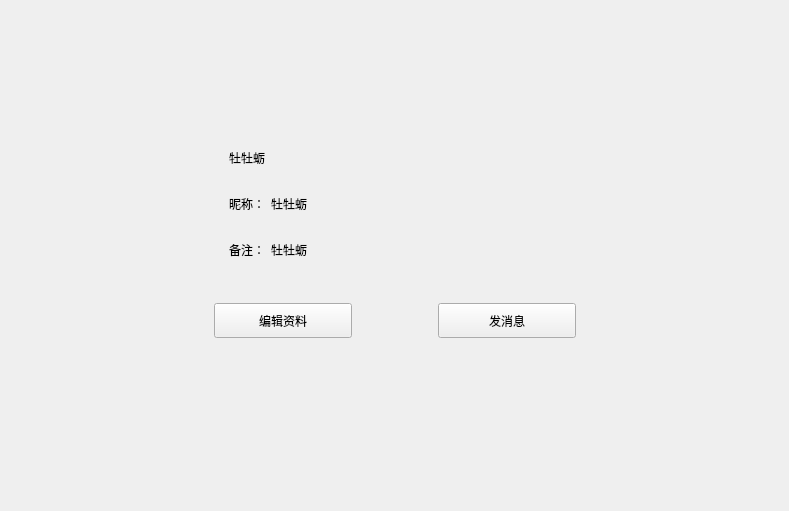
<?xml version="1.0" encoding="UTF-8"?>
<ui version="4.0">
 <class>FriendInfoPage</class>
 <widget class="QWidget" name="FriendInfoPage">
  <property name="geometry">
   <rect>
    <x>0</x>
    <y>0</y>
    <width>789</width>
    <height>511</height>
   </rect>
  </property>
  <property name="windowTitle">
   <string>Form</string>
  </property>
  <layout class="QVBoxLayout" name="verticalLayout">
   <property name="leftMargin">
    <number>120</number>
   </property>
   <property name="topMargin">
    <number>120</number>
   </property>
   <property name="rightMargin">
    <number>120</number>
   </property>
   <property name="bottomMargin">
    <number>120</number>
   </property>
   <item>
    <widget class="QWidget" name="widget" native="true">
     <layout class="QHBoxLayout" name="horizontalLayout">
      <item>
       <widget class="QLabel" name="icon_lb">
        <property name="minimumSize">
         <size>
          <width>85</width>
          <height>85</height>
         </size>
        </property>
        <property name="maximumSize">
         <size>
          <width>85</width>
          <height>85</height>
         </size>
        </property>
        <property name="text">
         <string/>
        </property>
       </widget>
      </item>
      <item>
       <widget class="QWidget" name="widget_3" native="true">
        <layout class="QVBoxLayout" name="verticalLayout_2">
         <item>
          <widget class="QWidget" name="widget_4" native="true">
           <property name="minimumSize">
            <size>
             <width>0</width>
             <height>40</height>
            </size>
           </property>
           <property name="maximumSize">
            <size>
             <width>16777215</width>
             <height>40</height>
            </size>
           </property>
           <layout class="QHBoxLayout" name="horizontalLayout_2">
            <property name="leftMargin">
             <number>0</number>
            </property>
            <property name="topMargin">
             <number>0</number>
            </property>
            <property name="rightMargin">
             <number>0</number>
            </property>
            <property name="bottomMargin">
             <number>0</number>
            </property>
            <item>
             <widget class="QLabel" name="name_lb">
              <property name="minimumSize">
               <size>
                <width>40</width>
                <height>0</height>
               </size>
              </property>
              <property name="maximumSize">
               <size>
                <width>16777215</width>
                <height>16777215</height>
               </size>
              </property>
              <property name="text">
               <string>牡牡蛎</string>
              </property>
             </widget>
            </item>
            <item>
             <widget class="QLabel" name="sex_lb">
              <property name="minimumSize">
               <size>
                <width>40</width>
                <height>40</height>
               </size>
              </property>
              <property name="maximumSize">
               <size>
                <width>40</width>
                <height>40</height>
               </size>
              </property>
              <property name="text">
               <string/>
              </property>
             </widget>
            </item>
            <item>
             <spacer name="horizontalSpacer">
              <property name="orientation">
               <enum>Qt::Orientation::Horizontal</enum>
              </property>
              <property name="sizeHint" stdset="0">
               <size>
                <width>40</width>
                <height>20</height>
               </size>
              </property>
             </spacer>
            </item>
           </layout>
          </widget>
         </item>
         <item>
          <widget class="QWidget" name="widget_2" native="true">
           <property name="minimumSize">
            <size>
             <width>0</width>
             <height>40</height>
            </size>
           </property>
           <property name="maximumSize">
            <size>
             <width>16777215</width>
             <height>40</height>
            </size>
           </property>
           <layout class="QHBoxLayout" name="horizontalLayout_3">
            <property name="leftMargin">
             <number>0</number>
            </property>
            <property name="topMargin">
             <number>0</number>
            </property>
            <property name="rightMargin">
             <number>0</number>
            </property>
            <property name="bottomMargin">
             <number>0</number>
            </property>
            <item>
             <widget class="QLabel" name="nick_tip">
              <property name="minimumSize">
               <size>
                <width>0</width>
                <height>30</height>
               </size>
              </property>
              <property name="maximumSize">
               <size>
                <width>50</width>
                <height>30</height>
               </size>
              </property>
              <property name="text">
               <string>昵称：</string>
              </property>
             </widget>
            </item>
            <item>
             <widget class="QLabel" name="nick_lb">
              <property name="text">
               <string>牡牡蛎</string>
              </property>
             </widget>
            </item>
            <item>
             <spacer name="horizontalSpacer_2">
              <property name="orientation">
               <enum>Qt::Orientation::Horizontal</enum>
              </property>
              <property name="sizeHint" stdset="0">
               <size>
                <width>40</width>
                <height>20</height>
               </size>
              </property>
             </spacer>
            </item>
           </layout>
          </widget>
         </item>
         <item>
          <widget class="QWidget" name="widget_5" native="true">
           <property name="minimumSize">
            <size>
             <width>0</width>
             <height>40</height>
            </size>
           </property>
           <property name="maximumSize">
            <size>
             <width>16777215</width>
             <height>40</height>
            </size>
           </property>
           <layout class="QHBoxLayout" name="horizontalLayout_4">
            <property name="leftMargin">
             <number>0</number>
            </property>
            <property name="topMargin">
             <number>0</number>
            </property>
            <property name="rightMargin">
             <number>0</number>
            </property>
            <property name="bottomMargin">
             <number>0</number>
            </property>
            <item>
             <widget class="QLabel" name="bak_tip">
              <property name="minimumSize">
               <size>
                <width>0</width>
                <height>30</height>
               </size>
              </property>
              <property name="maximumSize">
               <size>
                <width>50</width>
                <height>30</height>
               </size>
              </property>
              <property name="text">
               <string>备注：</string>
              </property>
             </widget>
            </item>
            <item>
             <widget class="QLabel" name="bak_lb">
              <property name="text">
               <string>牡牡蛎</string>
              </property>
             </widget>
            </item>
            <item>
             <spacer name="horizontalSpacer_7">
              <property name="orientation">
               <enum>Qt::Orientation::Horizontal</enum>
              </property>
              <property name="sizeHint" stdset="0">
               <size>
                <width>40</width>
                <height>20</height>
               </size>
              </property>
             </spacer>
            </item>
           </layout>
          </widget>
         </item>
        </layout>
       </widget>
      </item>
     </layout>
    </widget>
   </item>
   <item>
    <widget class="QWidget" name="widget_6" native="true">
     <layout class="QHBoxLayout" name="horizontalLayout_5">
      <item>
       <spacer name="horizontalSpacer_3">
        <property name="orientation">
         <enum>Qt::Orientation::Horizontal</enum>
        </property>
        <property name="sizeHint" stdset="0">
         <size>
          <width>40</width>
          <height>20</height>
         </size>
        </property>
       </spacer>
      </item>
      <item>
       <widget class="QPushButton" name="edit_chat">
        <property name="minimumSize">
         <size>
          <width>138</width>
          <height>35</height>
         </size>
        </property>
        <property name="maximumSize">
         <size>
          <width>138</width>
          <height>35</height>
         </size>
        </property>
        <property name="text">
         <string>编辑资料</string>
        </property>
       </widget>
      </item>
      <item>
       <spacer name="horizontalSpacer_5">
        <property name="orientation">
         <enum>Qt::Orientation::Horizontal</enum>
        </property>
        <property name="sizeType">
         <enum>QSizePolicy::Policy::Fixed</enum>
        </property>
        <property name="sizeHint" stdset="0">
         <size>
          <width>40</width>
          <height>20</height>
         </size>
        </property>
       </spacer>
      </item>
      <item>
       <spacer name="horizontalSpacer_6">
        <property name="orientation">
         <enum>Qt::Orientation::Horizontal</enum>
        </property>
        <property name="sizeType">
         <enum>QSizePolicy::Policy::Fixed</enum>
        </property>
        <property name="sizeHint" stdset="0">
         <size>
          <width>40</width>
          <height>20</height>
         </size>
        </property>
       </spacer>
      </item>
      <item>
       <widget class="QPushButton" name="msg_chat">
        <property name="minimumSize">
         <size>
          <width>138</width>
          <height>35</height>
         </size>
        </property>
        <property name="maximumSize">
         <size>
          <width>138</width>
          <height>35</height>
         </size>
        </property>
        <property name="text">
         <string>发消息</string>
        </property>
       </widget>
      </item>
      <item>
       <spacer name="horizontalSpacer_4">
        <property name="orientation">
         <enum>Qt::Orientation::Horizontal</enum>
        </property>
        <property name="sizeHint" stdset="0">
         <size>
          <width>40</width>
          <height>20</height>
         </size>
        </property>
       </spacer>
      </item>
     </layout>
    </widget>
   </item>
   <item>
    <spacer name="verticalSpacer_2">
     <property name="orientation">
      <enum>Qt::Orientation::Vertical</enum>
     </property>
     <property name="sizeHint" stdset="0">
      <size>
       <width>20</width>
       <height>40</height>
      </size>
     </property>
    </spacer>
   </item>
  </layout>
 </widget>
 <resources/>
 <connections/>
</ui>
